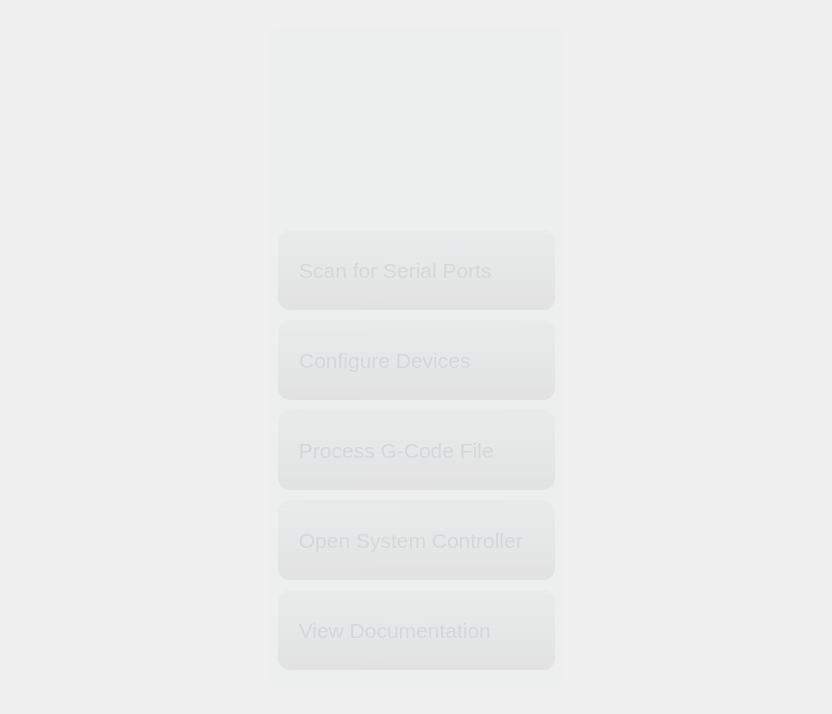
      <widget class="QWidget" name="HomePage">
       <property name="styleSheet">
        <string notr="true"/>
       </property>
       <layout class="QHBoxLayout" name="horizontalLayout_49">
        <item>
         <spacer name="horizontalSpacer_9">
          <property name="orientation">
           <enum>Qt::Horizontal</enum>
          </property>
          <property name="sizeType">
           <enum>QSizePolicy::Preferred</enum>
          </property>
          <property name="sizeHint" stdset="0">
           <size>
            <width>258</width>
            <height>20</height>
           </size>
          </property>
         </spacer>
        </item>
        <item>
         <layout class="QVBoxLayout" name="HomeLayout">
          <item>
           <spacer name="verticalSpacer_6">
            <property name="orientation">
             <enum>Qt::Vertical</enum>
            </property>
            <property name="sizeType">
             <enum>QSizePolicy::Fixed</enum>
            </property>
            <property name="sizeHint" stdset="0">
             <size>
              <width>183</width>
              <height>16</height>
             </size>
            </property>
           </spacer>
          </item>
          <item>
           <widget class="QFrame" name="HomeFrame">
            <property name="minimumSize">
             <size>
              <width>295</width>
              <height>660</height>
             </size>
            </property>
            <property name="styleSheet">
             <string notr="true">background: rgba(212,215,217,15);
border-radius:12</string>
            </property>
            <property name="frameShape">
             <enum>QFrame::StyledPanel</enum>
            </property>
            <property name="frameShadow">
             <enum>QFrame::Raised</enum>
            </property>
            <layout class="QVBoxLayout" name="verticalLayout_41">
             <item>
              <widget class="QPushButton" name="Main_Button_Home">
               <property name="minimumSize">
                <size>
                 <width>180</width>
                 <height>180</height>
                </size>
               </property>
               <property name="maximumSize">
                <size>
                 <width>16777215</width>
                 <height>180</height>
                </size>
               </property>
               <property name="baseSize">
                <size>
                 <width>180</width>
                 <height>180</height>
                </size>
               </property>
               <property name="styleSheet">
                <string notr="true">background:none</string>
               </property>
               <property name="text">
                <string/>
               </property>
               <property name="icon">
                <iconset>
                 <normalon>:/icons/icons/cube.png</normalon>
                </iconset>
               </property>
               <property name="iconSize">
                <size>
                 <width>180</width>
                 <height>180</height>
                </size>
               </property>
              </widget>
             </item>
             <item>
              <widget class="QFrame" name="MainPortFrame">
               <property name="minimumSize">
                <size>
                 <width>271</width>
                 <height>80</height>
                </size>
               </property>
               <property name="maximumSize">
                <size>
                 <width>500</width>
                 <height>80</height>
                </size>
               </property>
               <property name="styleSheet">
                <string notr="true">background: qlineargradient(spread:pad, x1:0.527, y1:1, x2:0.516852, y2:0, stop:0 rgba(89, 84, 91, 20), stop:1 rgba(212, 215, 217, 35));

</string>
               </property>
               <property name="frameShape">
                <enum>QFrame::StyledPanel</enum>
               </property>
               <property name="frameShadow">
                <enum>QFrame::Raised</enum>
               </property>
               <layout class="QVBoxLayout" name="verticalLayout_36">
                <item alignment="Qt::AlignLeft|Qt::AlignVCenter">
                 <widget class="QPushButton" name="Main_Button_PortPage">
                  <property name="sizePolicy">
                   <sizepolicy hsizetype="Fixed" vsizetype="Fixed">
                    <horstretch>0</horstretch>
                    <verstretch>0</verstretch>
                   </sizepolicy>
                  </property>
                  <property name="minimumSize">
                   <size>
                    <width>32</width>
                    <height>32</height>
                   </size>
                  </property>
                  <property name="baseSize">
                   <size>
                    <width>270</width>
                    <height>484</height>
                   </size>
                  </property>
                  <property name="font">
                   <font>
                    <pointsize>16</pointsize>
                    <weight>50</weight>
                    <bold>false</bold>
                   </font>
                  </property>
                  <property name="styleSheet">
                   <string notr="true">background: rgba(0,0,0,0);
color: rgb(212,215,217);</string>
                  </property>
                  <property name="text">
                   <string>  Scan for Serial Ports</string>
                  </property>
                  <property name="icon">
                   <iconset resource="../resources/icons.qrc">
                    <normaloff>:/icons/icons/Icon-eto-flow-cascade.png</normaloff>:/icons/icons/Icon-eto-flow-cascade.png</iconset>
                  </property>
                  <property name="iconSize">
                   <size>
                    <width>33</width>
                    <height>52</height>
                   </size>
                  </property>
                  <property name="flat">
                   <bool>true</bool>
                  </property>
                 </widget>
                </item>
               </layout>
              </widget>
             </item>
             <item>
              <widget class="QFrame" name="MainConfigureFrame">
               <property name="minimumSize">
                <size>
                 <width>271</width>
                 <height>80</height>
                </size>
               </property>
               <property name="maximumSize">
                <size>
                 <width>500</width>
                 <height>80</height>
                </size>
               </property>
               <property name="styleSheet">
                <string notr="true">background: qlineargradient(spread:pad, x1:0.527, y1:1, x2:0.516852, y2:0, stop:0 rgba(89, 84, 91, 20), stop:1 rgba(212, 215, 217, 35));

</string>
               </property>
               <property name="frameShape">
                <enum>QFrame::StyledPanel</enum>
               </property>
               <property name="frameShadow">
                <enum>QFrame::Raised</enum>
               </property>
               <layout class="QVBoxLayout" name="verticalLayout_37">
                <item alignment="Qt::AlignLeft">
                 <widget class="QPushButton" name="Main_Button_ConfigurationPage">
                  <property name="sizePolicy">
                   <sizepolicy hsizetype="Fixed" vsizetype="Fixed">
                    <horstretch>0</horstretch>
                    <verstretch>0</verstretch>
                   </sizepolicy>
                  </property>
                  <property name="minimumSize">
                   <size>
                    <width>32</width>
                    <height>32</height>
                   </size>
                  </property>
                  <property name="baseSize">
                   <size>
                    <width>270</width>
                    <height>484</height>
                   </size>
                  </property>
                  <property name="font">
                   <font>
                    <pointsize>16</pointsize>
                    <weight>50</weight>
                    <bold>false</bold>
                   </font>
                  </property>
                  <property name="styleSheet">
                   <string notr="true">background: rgba(0,0,0,0);
color: rgb(212,215,217);</string>
                  </property>
                  <property name="text">
                   <string>  Configure Devices</string>
                  </property>
                  <property name="icon">
                   <iconset resource="../resources/icons.qrc">
                    <normaloff>:/icons/icons/iosSettingsStrong.png</normaloff>:/icons/icons/iosSettingsStrong.png</iconset>
                  </property>
                  <property name="iconSize">
                   <size>
                    <width>44</width>
                    <height>50</height>
                   </size>
                  </property>
                  <property name="flat">
                   <bool>true</bool>
                  </property>
                 </widget>
                </item>
               </layout>
              </widget>
             </item>
             <item>
              <widget class="QFrame" name="MainGcodeFrame">
               <property name="minimumSize">
                <size>
                 <width>271</width>
                 <height>80</height>
                </size>
               </property>
               <property name="maximumSize">
                <size>
                 <width>500</width>
                 <height>80</height>
                </size>
               </property>
               <property name="styleSheet">
                <string notr="true">background: qlineargradient(spread:pad, x1:0.527, y1:1, x2:0.516852, y2:0, stop:0 rgba(89, 84, 91, 20), stop:1 rgba(212, 215, 217, 35));

</string>
               </property>
               <property name="frameShape">
                <enum>QFrame::StyledPanel</enum>
               </property>
               <property name="frameShadow">
                <enum>QFrame::Raised</enum>
               </property>
               <layout class="QVBoxLayout" name="verticalLayout_38">
                <item alignment="Qt::AlignLeft">
                 <widget class="QPushButton" name="Main_Button_GCodePage">
                  <property name="sizePolicy">
                   <sizepolicy hsizetype="Fixed" vsizetype="Fixed">
                    <horstretch>0</horstretch>
                    <verstretch>0</verstretch>
                   </sizepolicy>
                  </property>
                  <property name="minimumSize">
                   <size>
                    <width>32</width>
                    <height>32</height>
                   </size>
                  </property>
                  <property name="baseSize">
                   <size>
                    <width>270</width>
                    <height>484</height>
                   </size>
                  </property>
                  <property name="font">
                   <font>
                    <pointsize>16</pointsize>
                    <weight>50</weight>
                    <bold>false</bold>
                   </font>
                  </property>
                  <property name="styleSheet">
                   <string notr="true">background: rgba(0,0,0,0);
color: rgb(212,215,217);</string>
                  </property>
                  <property name="text">
                   <string>  Process G-Code File</string>
                  </property>
                  <property name="icon">
                   <iconset resource="../resources/icons.qrc">
                    <normaloff>:/icons/icons/angle-double-right.png</normaloff>:/icons/icons/angle-double-right.png</iconset>
                  </property>
                  <property name="iconSize">
                   <size>
                    <width>29</width>
                    <height>62</height>
                   </size>
                  </property>
                  <property name="flat">
                   <bool>true</bool>
                  </property>
                 </widget>
                </item>
               </layout>
              </widget>
             </item>
             <item>
              <widget class="QFrame" name="MainControllerFrame">
               <property name="minimumSize">
                <size>
                 <width>271</width>
                 <height>80</height>
                </size>
               </property>
               <property name="maximumSize">
                <size>
                 <width>500</width>
                 <height>80</height>
                </size>
               </property>
               <property name="styleSheet">
                <string notr="true">background: qlineargradient(spread:pad, x1:0.527, y1:1, x2:0.516852, y2:0, stop:0 rgba(89, 84, 91, 20), stop:1 rgba(212, 215, 217, 35));

</string>
               </property>
               <property name="frameShape">
                <enum>QFrame::StyledPanel</enum>
               </property>
               <property name="frameShadow">
                <enum>QFrame::Raised</enum>
               </property>
               <layout class="QVBoxLayout" name="verticalLayout_39">
                <item>
                 <widget class="QPushButton" name="Main_Button_ControllerPage">
                  <property name="sizePolicy">
                   <sizepolicy hsizetype="Fixed" vsizetype="Fixed">
                    <horstretch>0</horstretch>
                    <verstretch>0</verstretch>
                   </sizepolicy>
                  </property>
                  <property name="minimumSize">
                   <size>
                    <width>32</width>
                    <height>32</height>
                   </size>
                  </property>
                  <property name="baseSize">
                   <size>
                    <width>270</width>
                    <height>484</height>
                   </size>
                  </property>
                  <property name="font">
                   <font>
                    <pointsize>16</pointsize>
                    <weight>50</weight>
                    <bold>false</bold>
                   </font>
                  </property>
                  <property name="styleSheet">
                   <string notr="true">background: rgba(0,0,0,0);
color: rgb(212,215,217);</string>
                  </property>
                  <property name="text">
                   <string>  Open System Controller</string>
                  </property>
                  <property name="icon">
                   <iconset resource="../resources/icons.qrc">
                    <normaloff>:/icons/icons/Icon-eto-tools.png</normaloff>:/icons/icons/Icon-eto-tools.png</iconset>
                  </property>
                  <property name="iconSize">
                   <size>
                    <width>48</width>
                    <height>48</height>
                   </size>
                  </property>
                  <property name="flat">
                   <bool>true</bool>
                  </property>
                 </widget>
                </item>
               </layout>
              </widget>
             </item>
             <item>
              <widget class="QFrame" name="MainHelpFrame">
               <property name="minimumSize">
                <size>
                 <width>271</width>
                 <height>80</height>
                </size>
               </property>
               <property name="maximumSize">
                <size>
                 <width>500</width>
                 <height>80</height>
                </size>
               </property>
               <property name="styleSheet">
                <string notr="true">background: qlineargradient(spread:pad, x1:0.527, y1:1, x2:0.516852, y2:0, stop:0 rgba(89, 84, 91, 20), stop:1 rgba(212, 215, 217, 35));

</string>
               </property>
               <property name="frameShape">
                <enum>QFrame::StyledPanel</enum>
               </property>
               <property name="frameShadow">
                <enum>QFrame::Raised</enum>
               </property>
               <layout class="QVBoxLayout" name="verticalLayout_40">
                <item>
                 <widget class="QPushButton" name="Main_Button_HelpPage">
                  <property name="sizePolicy">
                   <sizepolicy hsizetype="Fixed" vsizetype="Fixed">
                    <horstretch>0</horstretch>
                    <verstretch>0</verstretch>
                   </sizepolicy>
                  </property>
                  <property name="minimumSize">
                   <size>
                    <width>32</width>
                    <height>32</height>
                   </size>
                  </property>
                  <property name="baseSize">
                   <size>
                    <width>270</width>
                    <height>484</height>
                   </size>
                  </property>
                  <property name="font">
                   <font>
                    <pointsize>16</pointsize>
                    <weight>50</weight>
                    <bold>false</bold>
                   </font>
                  </property>
                  <property name="styleSheet">
                   <string notr="true">background: rgba(0,0,0,0);
color: rgb(212,215,217);</string>
                  </property>
                  <property name="text">
                   <string>  View Documentation</string>
                  </property>
                  <property name="icon">
                   <iconset resource="../resources/icons.qrc">
                    <normaloff>:/icons/icons/Icon-eto-help-circled.png</normaloff>:/icons/icons/Icon-eto-help-circled.png</iconset>
                  </property>
                  <property name="iconSize">
                   <size>
                    <width>42</width>
                    <height>47</height>
                   </size>
                  </property>
                  <property name="flat">
                   <bool>true</bool>
                  </property>
                 </widget>
                </item>
               </layout>
              </widget>
             </item>
            </layout>
           </widget>
          </item>
          <item>
           <spacer name="verticalSpacer_7">
            <property name="orientation">
             <enum>Qt::Vertical</enum>
            </property>
            <property name="sizeType">
             <enum>QSizePolicy::Fixed</enum>
            </property>
            <property name="sizeHint" stdset="0">
             <size>
              <width>183</width>
              <height>16</height>
             </size>
            </property>
           </spacer>
          </item>
         </layout>
        </item>
        <item>
         <spacer name="horizontalSpacer_14">
          <property name="orientation">
           <enum>Qt::Horizontal</enum>
          </property>
          <property name="sizeType">
           <enum>QSizePolicy::Preferred</enum>
          </property>
          <property name="sizeHint" stdset="0">
           <size>
            <width>257</width>
            <height>20</height>
           </size>
          </property>
         </spacer>
        </item>
       </layout>
      </widget>
